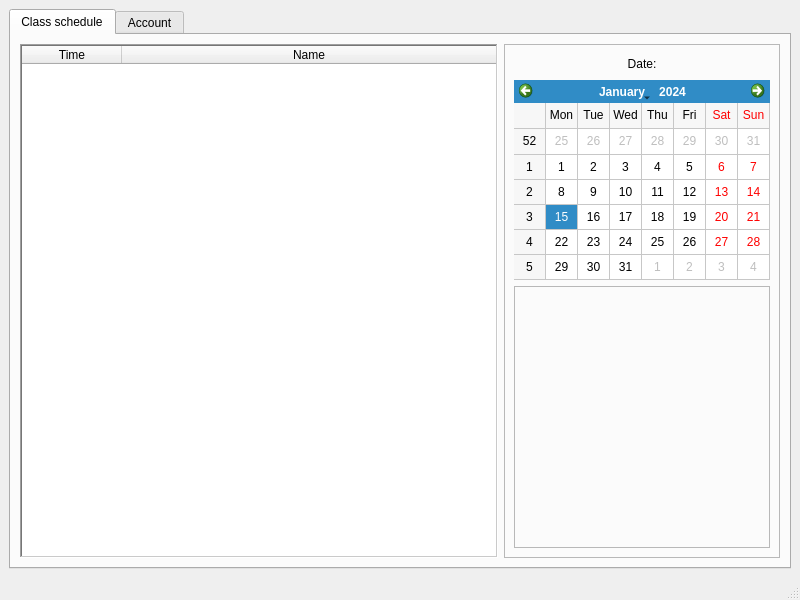
<?xml version="1.0" encoding="UTF-8"?>
<ui version="4.0">
 <class>StudentWindow</class>
 <widget class="QMainWindow" name="StudentWindow">
  <property name="geometry">
   <rect>
    <x>0</x>
    <y>0</y>
    <width>800</width>
    <height>600</height>
   </rect>
  </property>
  <property name="windowTitle">
   <string>MainWindow</string>
  </property>
  <widget class="QWidget" name="centralwidget">
   <layout class="QHBoxLayout" name="horizontalLayout">
    <property name="spacing">
     <number>5</number>
    </property>
    <item>
     <widget class="QTabWidget" name="tabWidget">
      <property name="currentIndex">
       <number>0</number>
      </property>
      <widget class="QWidget" name="tab_3">
       <attribute name="title">
        <string>Сlass schedule</string>
       </attribute>
       <layout class="QHBoxLayout" name="horizontalLayout_2">
        <item>
         <widget class="ScheduleTable" name="Schedule">
          <property name="frameShape">
           <enum>QFrame::WinPanel</enum>
          </property>
          <property name="lineWidth">
           <number>3</number>
          </property>
          <property name="midLineWidth">
           <number>3</number>
          </property>
          <attribute name="horizontalHeaderStretchLastSection">
           <bool>true</bool>
          </attribute>
          <attribute name="verticalHeaderVisible">
           <bool>false</bool>
          </attribute>
          <column>
           <property name="text">
            <string>Time</string>
           </property>
          </column>
          <column>
           <property name="text">
            <string>Name</string>
           </property>
          </column>
         </widget>
        </item>
        <item>
         <widget class="QFrame" name="frame">
          <property name="sizePolicy">
           <sizepolicy hsizetype="Maximum" vsizetype="Preferred">
            <horstretch>0</horstretch>
            <verstretch>0</verstretch>
           </sizepolicy>
          </property>
          <property name="maximumSize">
           <size>
            <width>300</width>
            <height>16777215</height>
           </size>
          </property>
          <property name="frameShape">
           <enum>QFrame::StyledPanel</enum>
          </property>
          <property name="frameShadow">
           <enum>QFrame::Raised</enum>
          </property>
          <layout class="QVBoxLayout" name="verticalLayout">
           <item>
            <widget class="QLabel" name="label">
             <property name="maximumSize">
              <size>
               <width>16777215</width>
               <height>20</height>
              </size>
             </property>
             <property name="text">
              <string>Date:</string>
             </property>
             <property name="alignment">
              <set>Qt::AlignCenter</set>
             </property>
             <property name="wordWrap">
              <bool>false</bool>
             </property>
            </widget>
           </item>
           <item>
            <widget class="QCalendarWidget" name="calendarWidget">
             <property name="sizePolicy">
              <sizepolicy hsizetype="Preferred" vsizetype="Preferred">
               <horstretch>0</horstretch>
               <verstretch>0</verstretch>
              </sizepolicy>
             </property>
             <property name="maximumSize">
              <size>
               <width>16777215</width>
               <height>200</height>
              </size>
             </property>
             <property name="gridVisible">
              <bool>true</bool>
             </property>
            </widget>
           </item>
           <item>
            <widget class="QFrame" name="frame_2">
             <property name="minimumSize">
              <size>
               <width>200</width>
               <height>200</height>
              </size>
             </property>
             <property name="baseSize">
              <size>
               <width>0</width>
               <height>0</height>
              </size>
             </property>
             <property name="frameShape">
              <enum>QFrame::StyledPanel</enum>
             </property>
             <property name="frameShadow">
              <enum>QFrame::Raised</enum>
             </property>
            </widget>
           </item>
          </layout>
         </widget>
        </item>
       </layout>
      </widget>
      <widget class="QWidget" name="tab_4">
       <attribute name="title">
        <string>Account</string>
       </attribute>
       <layout class="QHBoxLayout" name="horizontalLayout_4">
        <property name="spacing">
         <number>0</number>
        </property>
        <item>
         <layout class="QVBoxLayout" name="verticalLayout_3">
          <property name="leftMargin">
           <number>9</number>
          </property>
          <property name="topMargin">
           <number>9</number>
          </property>
          <property name="rightMargin">
           <number>5</number>
          </property>
          <property name="bottomMargin">
           <number>9</number>
          </property>
          <item>
           <widget class="QLabel" name="labelLogin">
            <property name="text">
             <string>Login:</string>
            </property>
            <property name="alignment">
             <set>Qt::AlignRight|Qt::AlignTrailing|Qt::AlignVCenter</set>
            </property>
           </widget>
          </item>
          <item>
           <widget class="Line" name="line">
            <property name="sizePolicy">
             <sizepolicy hsizetype="Preferred" vsizetype="Fixed">
              <horstretch>0</horstretch>
              <verstretch>0</verstretch>
             </sizepolicy>
            </property>
            <property name="minimumSize">
             <size>
              <width>0</width>
              <height>2</height>
             </size>
            </property>
            <property name="baseSize">
             <size>
              <width>0</width>
              <height>2</height>
             </size>
            </property>
            <property name="frameShadow">
             <enum>QFrame::Plain</enum>
            </property>
            <property name="lineWidth">
             <number>1</number>
            </property>
            <property name="midLineWidth">
             <number>2</number>
            </property>
            <property name="orientation">
             <enum>Qt::Horizontal</enum>
            </property>
           </widget>
          </item>
          <item>
           <widget class="QLabel" name="labelPassword">
            <property name="text">
             <string>Password:</string>
            </property>
            <property name="alignment">
             <set>Qt::AlignRight|Qt::AlignTrailing|Qt::AlignVCenter</set>
            </property>
           </widget>
          </item>
          <item>
           <widget class="Line" name="line_3">
            <property name="sizePolicy">
             <sizepolicy hsizetype="Preferred" vsizetype="Fixed">
              <horstretch>0</horstretch>
              <verstretch>0</verstretch>
             </sizepolicy>
            </property>
            <property name="minimumSize">
             <size>
              <width>0</width>
              <height>2</height>
             </size>
            </property>
            <property name="baseSize">
             <size>
              <width>0</width>
              <height>2</height>
             </size>
            </property>
            <property name="frameShadow">
             <enum>QFrame::Plain</enum>
            </property>
            <property name="lineWidth">
             <number>1</number>
            </property>
            <property name="midLineWidth">
             <number>2</number>
            </property>
            <property name="orientation">
             <enum>Qt::Horizontal</enum>
            </property>
           </widget>
          </item>
          <item>
           <widget class="QLabel" name="labelType">
            <property name="text">
             <string>Account:</string>
            </property>
            <property name="alignment">
             <set>Qt::AlignRight|Qt::AlignTrailing|Qt::AlignVCenter</set>
            </property>
           </widget>
          </item>
          <item>
           <widget class="Line" name="line_5">
            <property name="frameShadow">
             <enum>QFrame::Plain</enum>
            </property>
            <property name="midLineWidth">
             <number>2</number>
            </property>
            <property name="orientation">
             <enum>Qt::Horizontal</enum>
            </property>
           </widget>
          </item>
          <item>
           <widget class="QLabel" name="label_2">
            <property name="text">
             <string>First name</string>
            </property>
            <property name="alignment">
             <set>Qt::AlignRight|Qt::AlignTrailing|Qt::AlignVCenter</set>
            </property>
           </widget>
          </item>
          <item>
           <widget class="Line" name="line_7">
            <property name="frameShadow">
             <enum>QFrame::Plain</enum>
            </property>
            <property name="midLineWidth">
             <number>2</number>
            </property>
            <property name="orientation">
             <enum>Qt::Horizontal</enum>
            </property>
           </widget>
          </item>
          <item>
           <widget class="QLabel" name="label_4">
            <property name="text">
             <string>Second name</string>
            </property>
            <property name="alignment">
             <set>Qt::AlignRight|Qt::AlignTrailing|Qt::AlignVCenter</set>
            </property>
           </widget>
          </item>
          <item>
           <widget class="Line" name="line_9">
            <property name="frameShadow">
             <enum>QFrame::Plain</enum>
            </property>
            <property name="midLineWidth">
             <number>2</number>
            </property>
            <property name="orientation">
             <enum>Qt::Horizontal</enum>
            </property>
           </widget>
          </item>
          <item>
           <widget class="QLabel" name="label_6">
            <property name="text">
             <string>Curs</string>
            </property>
            <property name="alignment">
             <set>Qt::AlignRight|Qt::AlignTrailing|Qt::AlignVCenter</set>
            </property>
           </widget>
          </item>
          <item>
           <widget class="Line" name="line_11">
            <property name="frameShadow">
             <enum>QFrame::Plain</enum>
            </property>
            <property name="midLineWidth">
             <number>2</number>
            </property>
            <property name="orientation">
             <enum>Qt::Horizontal</enum>
            </property>
           </widget>
          </item>
          <item>
           <widget class="QLabel" name="label_8">
            <property name="text">
             <string>Group</string>
            </property>
            <property name="alignment">
             <set>Qt::AlignRight|Qt::AlignTrailing|Qt::AlignVCenter</set>
            </property>
           </widget>
          </item>
         </layout>
        </item>
        <item>
         <layout class="QVBoxLayout" name="verticalLayout_2">
          <property name="leftMargin">
           <number>0</number>
          </property>
          <property name="topMargin">
           <number>9</number>
          </property>
          <property name="rightMargin">
           <number>9</number>
          </property>
          <property name="bottomMargin">
           <number>9</number>
          </property>
          <item>
           <widget class="QLabel" name="labelLoginVal">
            <property name="text">
             <string>TextLabel</string>
            </property>
           </widget>
          </item>
          <item>
           <widget class="Line" name="line_2">
            <property name="sizePolicy">
             <sizepolicy hsizetype="Preferred" vsizetype="Fixed">
              <horstretch>0</horstretch>
              <verstretch>0</verstretch>
             </sizepolicy>
            </property>
            <property name="minimumSize">
             <size>
              <width>0</width>
              <height>2</height>
             </size>
            </property>
            <property name="baseSize">
             <size>
              <width>0</width>
              <height>2</height>
             </size>
            </property>
            <property name="frameShadow">
             <enum>QFrame::Plain</enum>
            </property>
            <property name="lineWidth">
             <number>1</number>
            </property>
            <property name="midLineWidth">
             <number>2</number>
            </property>
            <property name="orientation">
             <enum>Qt::Horizontal</enum>
            </property>
           </widget>
          </item>
          <item>
           <widget class="QLabel" name="labelPasswordVal">
            <property name="text">
             <string>TextLabel</string>
            </property>
           </widget>
          </item>
          <item>
           <widget class="Line" name="line_4">
            <property name="sizePolicy">
             <sizepolicy hsizetype="Preferred" vsizetype="Fixed">
              <horstretch>0</horstretch>
              <verstretch>0</verstretch>
             </sizepolicy>
            </property>
            <property name="minimumSize">
             <size>
              <width>0</width>
              <height>2</height>
             </size>
            </property>
            <property name="baseSize">
             <size>
              <width>0</width>
              <height>2</height>
             </size>
            </property>
            <property name="frameShadow">
             <enum>QFrame::Plain</enum>
            </property>
            <property name="lineWidth">
             <number>1</number>
            </property>
            <property name="midLineWidth">
             <number>2</number>
            </property>
            <property name="orientation">
             <enum>Qt::Horizontal</enum>
            </property>
           </widget>
          </item>
          <item>
           <widget class="QLabel" name="labelTypeVal">
            <property name="text">
             <string>TextLabel</string>
            </property>
           </widget>
          </item>
          <item>
           <widget class="Line" name="line_6">
            <property name="frameShadow">
             <enum>QFrame::Plain</enum>
            </property>
            <property name="midLineWidth">
             <number>2</number>
            </property>
            <property name="orientation">
             <enum>Qt::Horizontal</enum>
            </property>
           </widget>
          </item>
          <item>
           <widget class="QLabel" name="labelFirstName">
            <property name="text">
             <string>TextLabel</string>
            </property>
           </widget>
          </item>
          <item>
           <widget class="Line" name="line_8">
            <property name="frameShadow">
             <enum>QFrame::Plain</enum>
            </property>
            <property name="midLineWidth">
             <number>2</number>
            </property>
            <property name="orientation">
             <enum>Qt::Horizontal</enum>
            </property>
           </widget>
          </item>
          <item>
           <widget class="QLabel" name="labelSeconDame">
            <property name="text">
             <string>TextLabel</string>
            </property>
           </widget>
          </item>
          <item>
           <widget class="Line" name="line_10">
            <property name="frameShadow">
             <enum>QFrame::Plain</enum>
            </property>
            <property name="midLineWidth">
             <number>2</number>
            </property>
            <property name="orientation">
             <enum>Qt::Horizontal</enum>
            </property>
           </widget>
          </item>
          <item>
           <widget class="QLabel" name="labelCurs">
            <property name="text">
             <string>TextLabel</string>
            </property>
           </widget>
          </item>
          <item>
           <widget class="Line" name="line_12">
            <property name="frameShadow">
             <enum>QFrame::Plain</enum>
            </property>
            <property name="midLineWidth">
             <number>2</number>
            </property>
            <property name="orientation">
             <enum>Qt::Horizontal</enum>
            </property>
           </widget>
          </item>
          <item>
           <widget class="QLabel" name="labelGroup">
            <property name="text">
             <string>TextLabel</string>
            </property>
           </widget>
          </item>
         </layout>
        </item>
       </layout>
      </widget>
     </widget>
    </item>
   </layout>
  </widget>
  <widget class="QMenuBar" name="menubar">
   <property name="geometry">
    <rect>
     <x>0</x>
     <y>0</y>
     <width>800</width>
     <height>21</height>
    </rect>
   </property>
  </widget>
  <widget class="QStatusBar" name="statusbar"/>
 </widget>
 <customwidgets>
  <customwidget>
   <class>ScheduleTable</class>
   <extends>QTableWidget</extends>
   <header>mytable.h</header>
  </customwidget>
 </customwidgets>
 <resources/>
 <connections/>
</ui>
